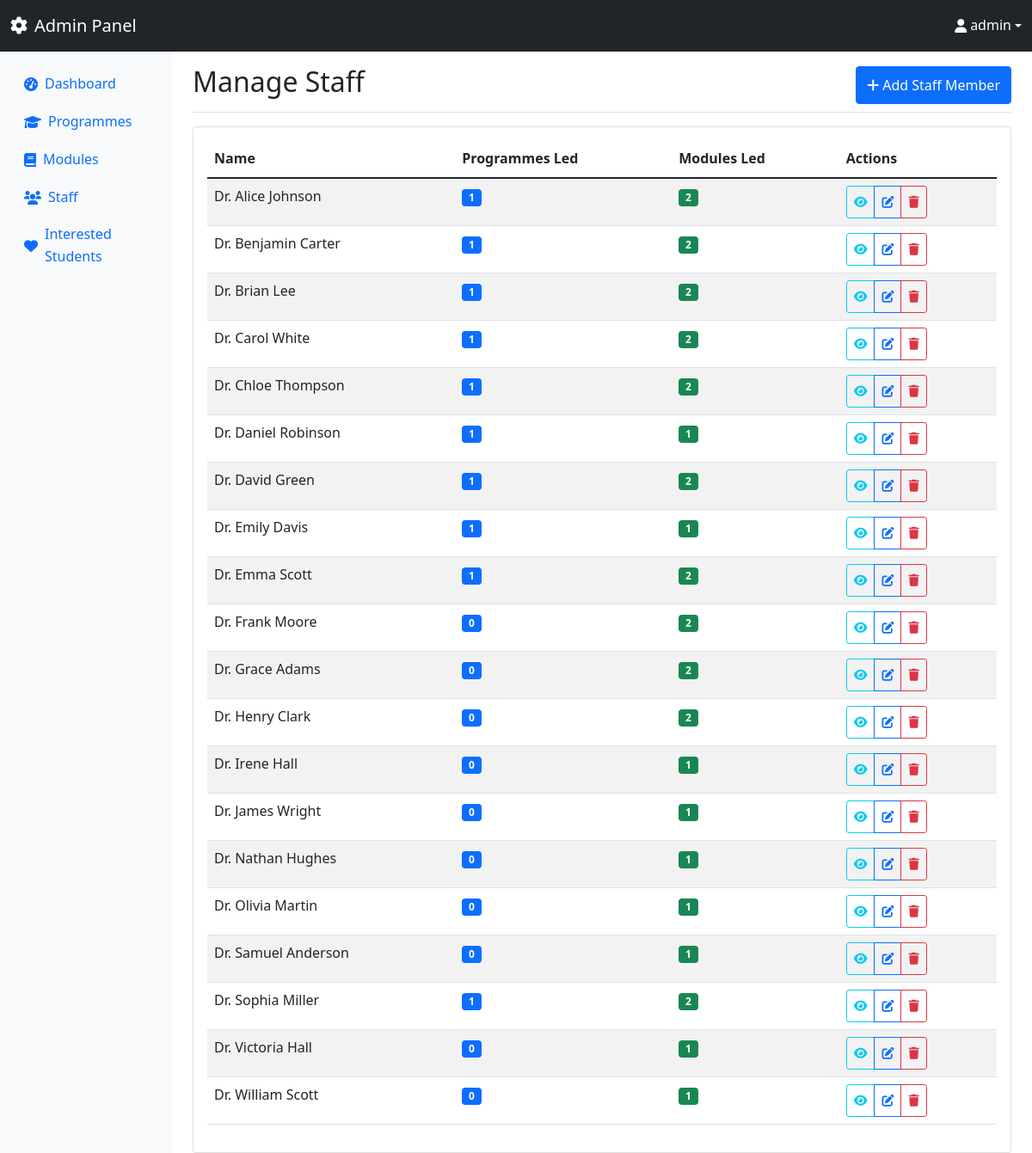
/admin/staff.php (signed in), run on the app's committed database.
### tables this page shows
CREATE TABLE Staff (
    StaffID INTEGER PRIMARY KEY,
    Name TEXT NOT NULL
);

### admin/staff.php (the view, shortened to what this page needs)
<?php
$database = new Database();
$db = $database->getConnection();
$query = "SELECT s.*,
          COUNT(DISTINCT p.ProgrammeID) as programmes_led,
          COUNT(DISTINCT m.ModuleID) as modules_led
          FROM Staff s
          LEFT JOIN Programmes p ON s.StaffID = p.ProgrammeLeaderID
          LEFT JOIN Modules m ON s.StaffID = m.ModuleLeaderID
          GROUP BY s.StaffID, s.Name
          ORDER BY s.Name";
$stmt = $db->prepare($query);
$stmt->execute();
$staff_members = $stmt->fetchAll(PDO::FETCH_ASSOC);
include 'includes/admin_header.php';
?>
<div class="container-fluid">
    <div class="row">
        <?php include 'includes/admin_sidebar.php'; ?>
        <main class="col-md-9 ms-sm-auto col-lg-10 px-md-4">
            <div class="d-flex justify-content-between flex-wrap flex-md-nowrap align-items-center pt-3 pb-2 mb-3 border-bottom">
                <h1 class="h2">Manage Staff</h1>
                <button type="button" class="btn btn-primary" data-bs-toggle="modal" data-bs-target="#staffModal">
                    <i class="fas fa-plus me-1"></i>Add Staff Member
                </button>
            </div>
            <div class="card">
                <div class="card-body">
                    <div class="table-responsive">
                        <table class="table table-striped">
                            <thead>
                                <tr>
                                    <th>Name</th>
                                    <th>Programmes Led</th>
                                    <th>Modules Led</th>
                                    <th>Actions</th>
                                </tr>
                            </thead>
                            <tbody>
                                <?php foreach ($staff_members as $staff): ?>
                                <tr>
                                    <td><?php echo htmlspecialchars($staff['Name']); ?></td>
                                    <td>
                                        <span class="badge bg-primary"><?php echo $staff['programmes_led']; ?></span>
                                    </td>
                                    <td>
                                        <span class="badge bg-success"><?php echo $staff['modules_led']; ?></span>
                                    </td>
                                    <td>
                                        <div class="btn-group" role="group">
                                            <button class="btn btn-sm btn-outline-info" onclick="viewStaffDetails(<?php echo $staff['StaffID']; ?>, '<?php echo htmlspecialchars($staff['Name']); ?>')">
                                                <i class="fas fa-eye"></i>
                                            </button>
                                            <button class="btn btn-sm btn-outline-primary" onclick="editStaff(<?php echo htmlspecialchars(json_encode($staff)); ?>)">
                                                <i class="fas fa-edit"></i>
                                            </button>
                                            <a href="?delete=1&id=<?php echo $staff['StaffID']; ?>"
                                               class="btn btn-sm btn-outline-danger"
                                               onclick="return confirmDelete('<?php echo htmlspecialchars($staff['Name']); ?>', <?php echo $staff['programmes_led']; ?>, <?php echo $staff['modules_led']; ?>)">
                                                <i class="fas fa-trash"></i>
                                            </a>
                                        </div>
                                    </td>
                                </tr>
                                <?php endforeach; ?>
                            </tbody>
                        </table>
                    </div>
                </div>
            </div>
        </main>
    </div>
</div>
<?php include 'includes/admin_footer.php'; ?>

### assets/css/style.css (style rules this page uses)
:root { --primary-color: #0d6efd; --secondary-color: #6c757d; --success-color: #198754; --danger-color: #dc3545; --warning-color: #ffc107; --info-color: #0dcaf0; --focus-color: #0066cc; --focus-outline-width: 3px; }
body { font-family: 'Segoe UI', Tahoma, Geneva, Verdana, sans-serif; line-height: 1.6; font-size: 16px; }
.btn, .nav-link, .form-control, .form-select { min-height: 44px; display: flex; align-items: center; }
.btn-sm { min-height: 38px; }

### data on the page
staff: Name "Dr. Alice Johnson", programmes_led "1", modules_led "2"
staff: Name "Dr. Benjamin Carter", programmes_led "1", modules_led "2"
staff: Name "Dr. Brian Lee", programmes_led "1", modules_led "2"
staff: Name "Dr. Carol White", programmes_led "1", modules_led "2"
staff: Name "Dr. Chloe Thompson", programmes_led "1", modules_led "2"
staff: Name "Dr. Daniel Robinson", programmes_led "1", modules_led "1"
staff: Name "Dr. David Green", programmes_led "1", modules_led "2"
staff: Name "Dr. Emily Davis", programmes_led "1", modules_led "1"
staff: Name "Dr. Emma Scott", programmes_led "1", modules_led "2"
staff: Name "Dr. Frank Moore", programmes_led "0", modules_led "2"
staff: Name "Dr. Grace Adams", programmes_led "0", modules_led "2"
staff: Name "Dr. Henry Clark", programmes_led "0", modules_led "2"
staff: Name "Dr. Irene Hall", programmes_led "0", modules_led "1"
staff: Name "Dr. James Wright", programmes_led "0", modules_led "1"
staff: Name "Dr. Nathan Hughes", programmes_led "0", modules_led "1"
staff: Name "Dr. Olivia Martin", programmes_led "0", modules_led "1"
staff: Name "Dr. Samuel Anderson", programmes_led "0", modules_led "1"
staff: Name "Dr. Sophia Miller", programmes_led "1", modules_led "2"
staff: Name "Dr. Victoria Hall", programmes_led "0", modules_led "1"
staff: Name "Dr. William Scott", programmes_led "0", modules_led "1"

### other printed values
$_SESSION['admin_username'] "admin"
